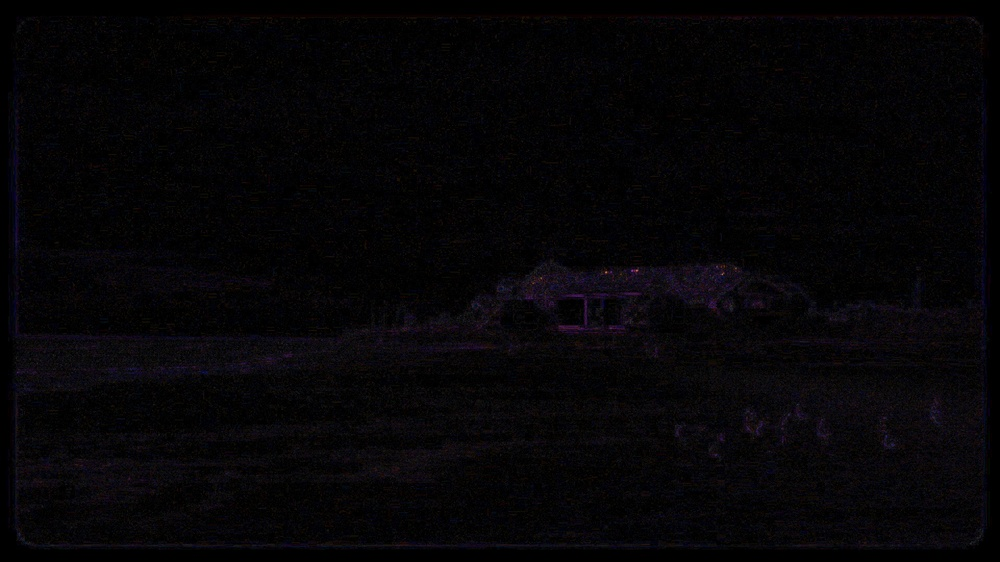
#> input picture images/temps/diff1.jpg, 1000 x 562 px, shrunk from 1920 x 1080 before the run
$ python non-black_pixels.py
#> lines starting #> are read from the running program, lines starting #| are printed output that depends on the picture; after the words box and inside, x2 and y2 are one past the last pixel; in counts of white or black regions, pixels touching at a corner belong together; long printed decimals are rounded
# -*- coding: utf-8 -*-
"""
Created on Wed Aug 19 10:34:15 2020

@author: anyaj
"""
import numpy as np
import cv2 as cv
from matplotlib import pyplot as plt

img = cv.imread("images/temps/diff1.jpg")
#> img is the input picture: shape (562, 1000, 3); mean B, G, R 6.8, 4.8, 5.8


# [10 lines of commented-out code are left out]

lower_black = np.array([0, 0, 0], np.uint8)
upper_black = np.array([15,15,15], np.uint8)

#bl_img = img[np.all(BLUE_MIN<img<BLUE_MAX)] = (255,255,255)
#plt.imshow(bl_img)

black_mask = cv.inRange(img, lower_black, upper_black)
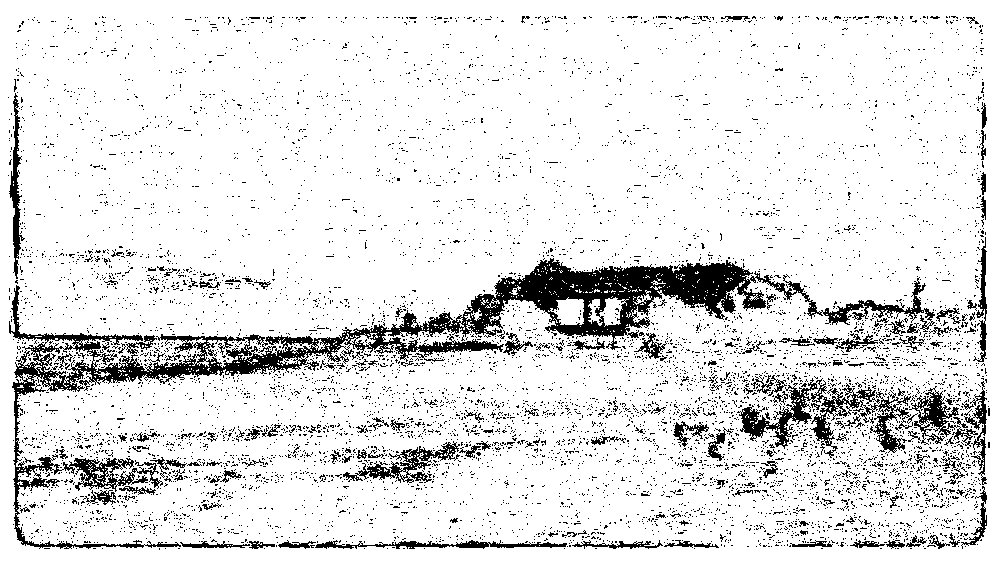
#> black_mask: shape (562, 1000); 88.9% white; 7917 black regions (7745 under 20 px), largest, box (x1, y1, x2, y2) and area: (9, 258, 935, 549) 26015, (737, 378, 913, 458) 3709, (343, 441, 460, 483) 1319
cv.imshow('mask0',black_mask)
cv.waitKey(0)

dst = cv.inRange(img, lower_black, upper_black)
non_black = cv.countNonZero(dst)
#> non_black = 499673
print(non_black)
#| 499673

#count = cv.countNonZero(img)
#print(count)
print(img.size)
#| 1686000

perc_non_black=(non_black/img.size)*100
#> perc_non_black = 29.64
print(perc_non_black)
#| 29.637
